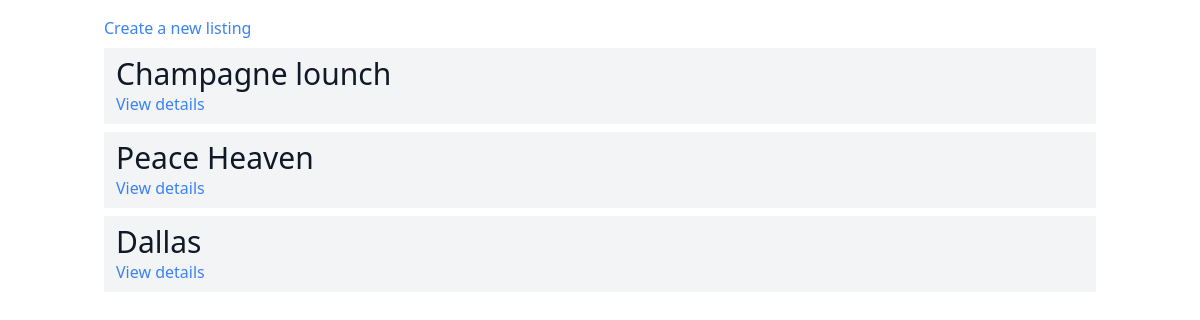
Before: / with the older database file.
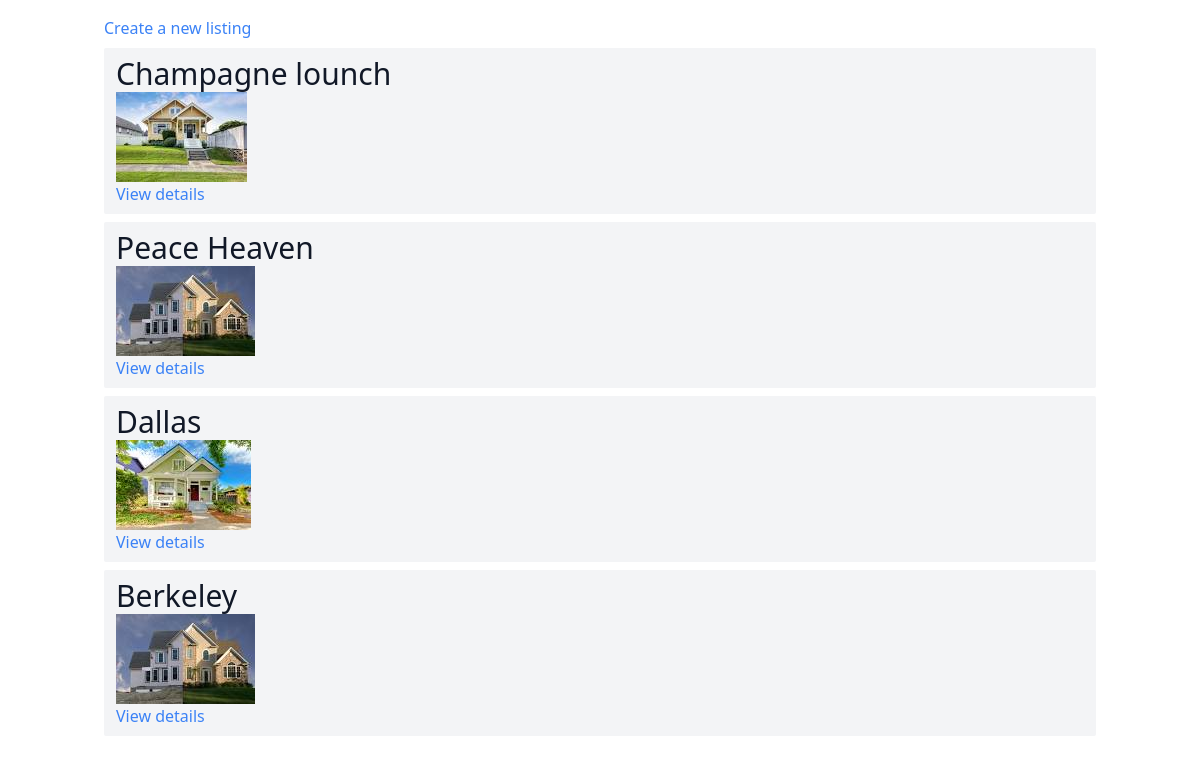
After: the same page with the newer database file.
### realestateapp/models.py (models this page shows, shortened)
class Listing(models.Model):
    title = models.CharField(max_length=150)
    price = models.IntegerField()
    num_bedrooms = models.IntegerField()
    num_bathrooms = models.IntegerField()
    square_footage = models.IntegerField()
    address = models.CharField(max_length=100)
    image = models.ImageField(default=False)

### realestateapp/views.py (the view)
# urls.py: path('', listing_list),
def listing_list(request):
    listings = Listing.objects.all()
    context = {
        "listings": listings
    }
    return render(request, "listings.html", context)

### templates/listings.html
{% extends "base.html" %}
{% block content %}
<a href="/add-listing/" class="text-blue-500">Create a new listing</a>
{% for listing in listings %}
<div class="mt-2 px-3 py-2 bg-gray-100 rounded-sm">
    <h3 class="text-3xl text-gray-900">{{ listing.title }}</h3>
    <img src="{{ listing.image.url }}" alt=""/>
    <a href="/listings/{{ listing.id }}/" class="text-blue-500">
        View details
    </a>
</div>
{% endfor %}
{% endblock content %}

### templates/base.html (shortened to what this page needs)
<!DOCTYPE html>
<html lang="en">
<head>
    <script src="https://cdn.tailwindcss.com"></script>
</head>
<body>
    <div class="mx-auto max-w-5xl px-4 py-4">
        {% block content %}
        {% endblock content %}
    </div>
</body>
</html>

Changed rows visible on the page:
changed Listing "Champagne lounch": image: picture added
changed Listing "Peace Heaven": image: picture added
changed Listing "Dallas": image: picture added
added Listing: title "Berkeley", image (picture)
